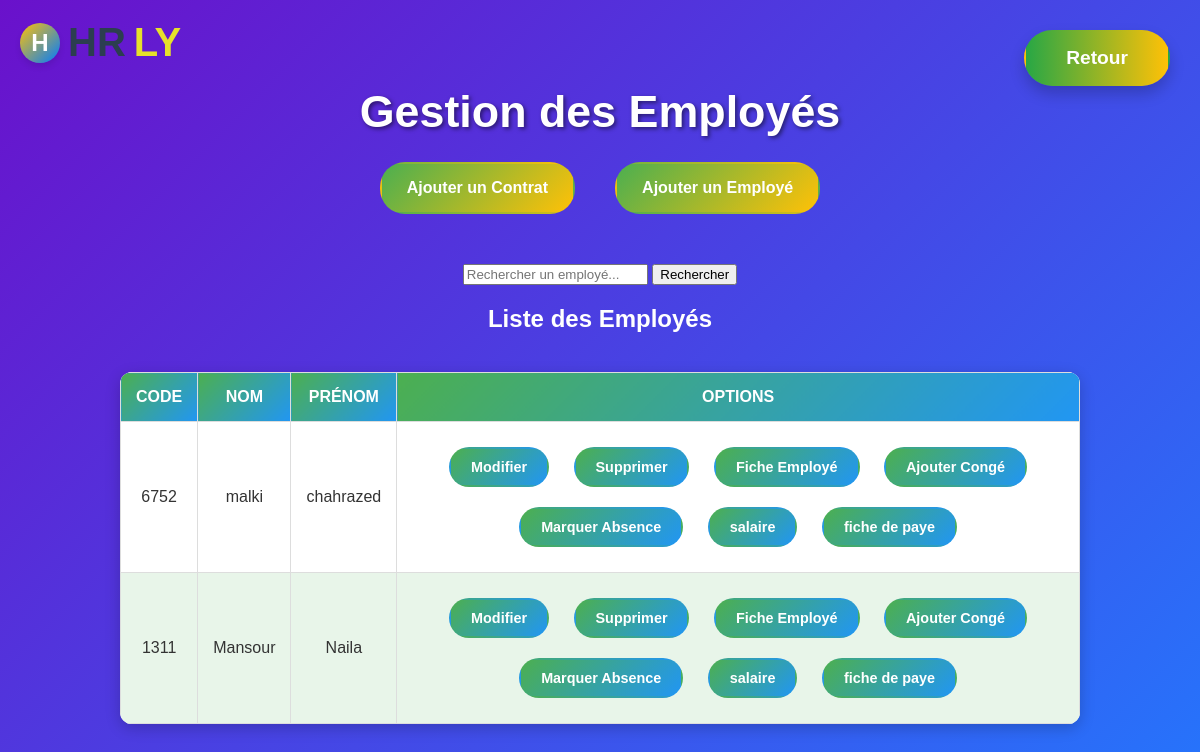
The app's page /main/agentrh/gestion_employe/, older data.
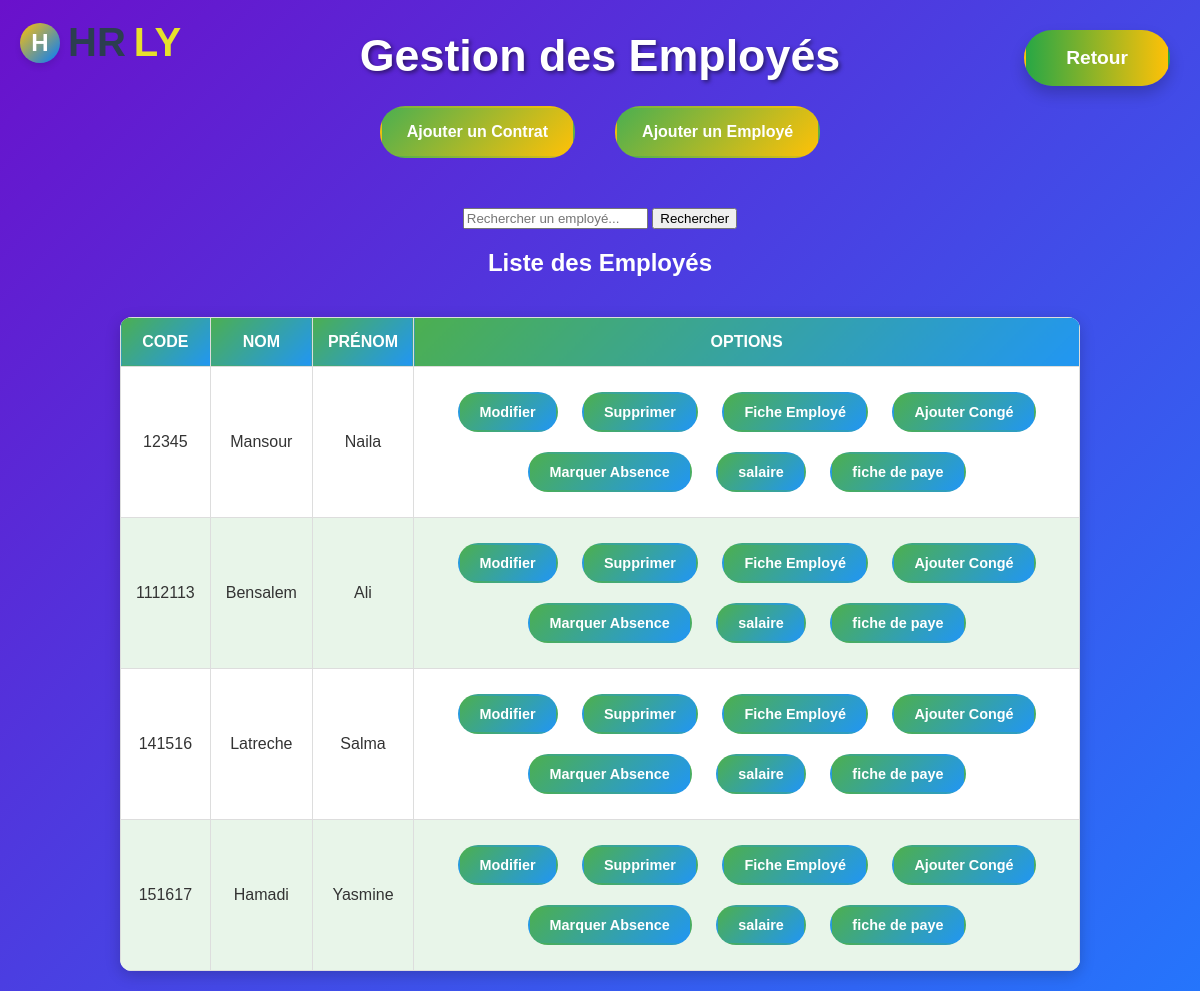
The same page, newer data.
### projectapp/models.py (models this page shows, shortened)
class Employe(models.Model):
    CHOICE_SEXE =[('female','female'),('male','male')]
    code = models.CharField(max_length=10, unique=True)
    nom = models.CharField(max_length=100)
    prenom = models.CharField(max_length=100)
    date_naissance = models.DateField()
    date_embauche = models.DateField()
    adresse = models.TextField()
    id_service =  models.ForeignKey(Service,on_delete=models.CASCADE)
    historique_professionnel = models.TextField(blank=True, null=True)
    competences = models.TextField(blank=True, null=True)
    formations = models.TextField(blank=True, null=True)
    solde_conge = models.PositiveIntegerField(default=0)
    droits_conge = models.PositiveIntegerField(default=0)
    nb_absence = models.PositiveIntegerField(default=0)  # Compteur d'absences
    nb_massrouf=models.PositiveIntegerField(default=0)
    sexe=models.CharField(max_length=10,choices=CHOICE_SEXE)

### projectapp/views.py (the view)
# urls.py: path('agentrh/gestion_employe/',views.gestion_employe,name='gestion_employe'),
def gestion_employe(request):
    query = request.GET.get('q', '')
    if query:
        employes = Employe.objects.filter(
            Q(nom__icontains=query) | Q(prenom__icontains=query) | Q(code__icontains=query)
        )
    else:
        employes = Employe.objects.all()
    context = {
        'employes': employes,
        'query': query,  }
    return render(request, 'rh/employes/gestion_employe.html', context)

### projectapp/templates/rh/employes/gestion_employe.html (shortened to what this page needs)
<!DOCTYPE html>
<html lang="en">
<head>
</head>
<body>
    <header class="logo">
        <div class="logo-icon">H</div>
        <span>HR</span><span>ly</span>
    </header>
    <h1>Gestion des Employés</h1>
    <div class="buttons-container">
        <a href="{% url 'contract_create' %}">Ajouter un Contrat</a>
        <a href="{% url 'main_rh' %}" class="btn-retour">Retour</a>
        <a href="{% url 'employe_create' %}" class="add-employee">Ajouter un Employé</a>
    </div>
    <div class="search-bar">
        <form method="GET" action="">
            <input type="text" name="q" placeholder="Rechercher un employé..." value="{{ query }}">
            <button type="submit">Rechercher</button>
        </form>
    </div>
    <h2>Liste des Employés</h2>
    <table>
        <thead>
            <tr>
                <th>Code</th>
                <th>Nom</th>
                <th>Prénom</th>
                <th>Options</th>
            </tr>
        </thead>
        <tbody>
            {% for employe in employes %}
            <tr>
                <td>{{ employe.code }}</td>
                <td>{{ employe.nom }}</td>
                <td>{{ employe.prenom }}</td>
                <td class="options">
                    <a href="{% url 'employe_update' employe.pk %}">Modifier</a>
                    <a href="{% url 'employe_delete' employe.pk %}" class="delete">Supprimer</a>
                    <a href="{% url 'fiche_employe' employe.pk %}">Fiche Employé</a>
                    <a href="{% url 'ajouter_conge' employe.pk %}">Ajouter Congé</a>
                    <a href="{% url 'marquer_absence' pk=employe.pk %}">Marquer Absence</a>
                    <a href="{% url 'ajouter_salaire' pk=employe.pk %}"> salaire </a>
                    <a href="{% url 'afficher_fiche_de_paye' pk=employe.pk %}"> fiche de paye  </a>
                </td>
            </tr>
            {% empty %}
            <tr>
                <td colspan="4">Aucun employé trouvé.</td>
            </tr>
            {% endfor %}
        </tbody>
    </table>
</body>
</html>

### projectapp/templates/rh/employes/gestion_employe.html (style rules this page uses)
body { font-family: 'Arial', sans-serif; margin: 0; padding: 0; background: linear-gradient(135deg, #6a11cb, #2575fc); color: #fff; text-align: center; display: flex; flex-direction: column; justify-content: center; align-items: center; min-height: 100vh; overflow-y: auto; }
h1 { font-size: 2.8rem; margin-bottom: 15px; text-shadow: 2px 2px 4px rgba(0, 0, 0, 0.5); }
a { text-decoration: none; font-weight: bold; color: #fff; padding: 15px 25px; border: 2px solid transparent; border-radius: 25px; transition: all 0.3s ease; margin: 10px; display: inline-block; background: linear-gradient(135deg, #4CAF50, #FFC107); }
.buttons-container { margin-bottom: 40px; display: flex; justify-content: center; gap: 20px; }
table { width: 80%; margin: 20px auto; border-collapse: collapse; background: white; color: #333; box-shadow: 0 4px 15px rgba(0, 0, 0, 0.2); border-radius: 12px; overflow: hidden; }
th, td { padding: 15px; text-align: center; border: 1px solid #ddd; }
th { background: linear-gradient(135deg, #4CAF50, #2196F3); color: white; text-transform: uppercase; font-weight: bold; }
tr:nth-child(even) { background-color: #e8f5e9; }
td a { padding: 10px 20px; font-size: 0.9rem; color: #fff; background: linear-gradient(135deg, #4CAF50, #2196F3); border-radius: 20px; transition: all 0.3s ease; }
.logo { position: absolute; top: 20px; left: 20px; display: flex; align-items: center; gap: 8px; font-size: 2.5rem; font-weight: 600; color: #2c3e50; text-transform: uppercase; }
.logo span:last-child { color: #e6e12b; }
.logo-icon { width: 40px; height: 40px; background: linear-gradient(135deg, #FFC107, #007BFF); border-radius: 50%; display: flex; justify-content: center; align-items: center; font-size: 1.5rem; color: #fff; font-weight: bold; box-shadow: 0 4px 6px rgba(0, 0, 0, 0.1); }
.delete { background-color: #dc3545; }
.btn-retour { position: absolute; top: 20px; right: 20px; display: inline-block; padding: 15px 40px; font-size: 1.2rem; font-weight: bold; color: #fff; text-decoration: none; border-radius: 50px; background: linear-gradient(90deg, #28a745, #FFC107); transition: all 0.3s ease; box-shadow: 0 8px 15px rgba(0, 0, 0, 0.2); cursor: pointer; }

Row changes from the older to the newer data that the page shows:
removed Employe: code "6752", nom "malki", prenom "chahrazed"
removed Employe: code "1311", nom "Mansour", prenom "Naila"
added Employe: code "12345", nom "Mansour", prenom "Naila"
added Employe: code "1112113", nom "Bensalem", prenom "Ali"
added Employe: code "141516", nom "Latreche", prenom "Salma"
added Employe: code "151617", nom "Hamadi", prenom "Yasmine"
